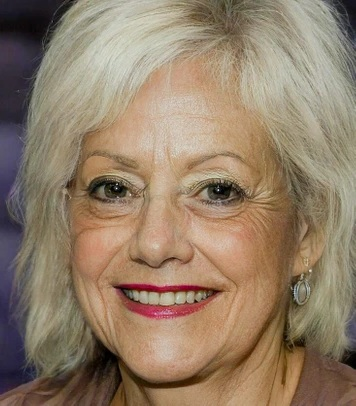
#> input picture training_data/ai_folder/7e34225424b78a952f0a3d160b.jpg, 356 x 406 px, found by its file name
$ python p.py
#> lines starting #> are read from the running program, lines starting #| are printed output that depends on the picture
### backend/featureExtraction.py
import numpy as np
from skimage import io, color
from skimage.transform import resize
from PIL import Image
from PIL.ExifTags import TAGS

# [42 lines left out: function extract_features, not called in this run]

### backend/predictionFunction.py
import os
import joblib
import numpy as np
from featureExtraction import extract_features
import requests
from PIL import Image
from io import BytesIO

# Load model and scaler
model = joblib.load('models/model.pkl')
#> (reads models/model.pkl from the repository)
scaler = joblib.load('models/scaler.pkl')
#> (reads models/scaler.pkl from the repository)

def predict_image(image_path):
    features = extract_features(image_path)
#> in extract_features, img is the input picture: shape (406, 356, 3); mean R, G, B 146.3, 126.2, 104
#> in extract_features, `img = color.rgb2gray(img)`:
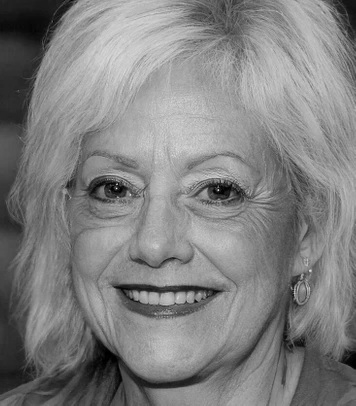
#> img: shape (406, 356) float64; min 0, max 0.965, mean 0.505
#> in extract_features, `img = resize(img, size, anti_aliasing=True)`:
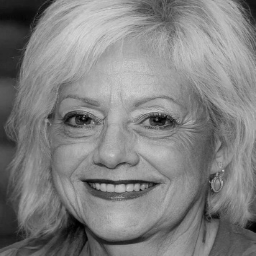
#> img: shape (256, 256) float64; min 0.000354, max 0.85, mean 0.505
#> in extract_features, `log_F = np.log(1 + np.abs(Fshift))`:
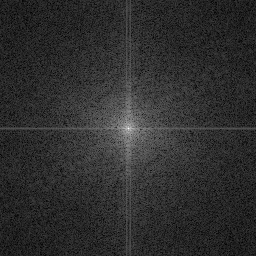
#> log_F: shape (256, 256) float64; min 0.0263, max 10.41, mean 1.93; drawn with min black and max white
#> in extract_features, `fft_mean = np.mean(log_F)`: fft_mean = 1.93
#> in extract_features, `fft_std = np.std(log_F)`: fft_std = 0.787
#> in extract_features, `fft_entropy = -np.sum(log_F * np.log(log_F + 1e-10))`: fft_entropy = -93354.3
#> in extract_features, `hist_vals, _ = np.histogram(log_F.flatten(), bins=num_bins, density=Tr..`: hist_vals = 20 values, max 0.623 at index 3, min 0 at index 16, mean 0.0963
#> in extract_features, `features = np.concatenate([[fft_mean, fft_std, fft_entropy], hist_vals..`: features = 28 values, max 1.93 at index 0, min -93354.3 at index 2, mean -3333.9
    if features is None or np.any(np.isnan(features)):
        return "Error: Invalid or corrupt image."
    features = np.array(features).reshape(1, -1)
    features_normalized = scaler.transform(features)
    prediction = model.predict(features_normalized)[0]
    return "Real" if prediction == 0 else "AI-generated"

# [30 lines left out: functions predict_from_url, evaluate_on_folder, not called in this run]

# [12 lines that do not run on import are left out]

### p.py
from backend.predictionFunction import predict_image
if __name__ == "__main__":
    # Manually test the backend with an image
    image_path = "backend/training_data/ai_folder/ai_folder/7e34225424b78a952f0a3d160b.jpg"  # Replace with a real image path
    try:
        result = predict_image(image_path)
        print(f"Prediction: {result}")
    except Exception as e:
        print(f"Error: {e}")
